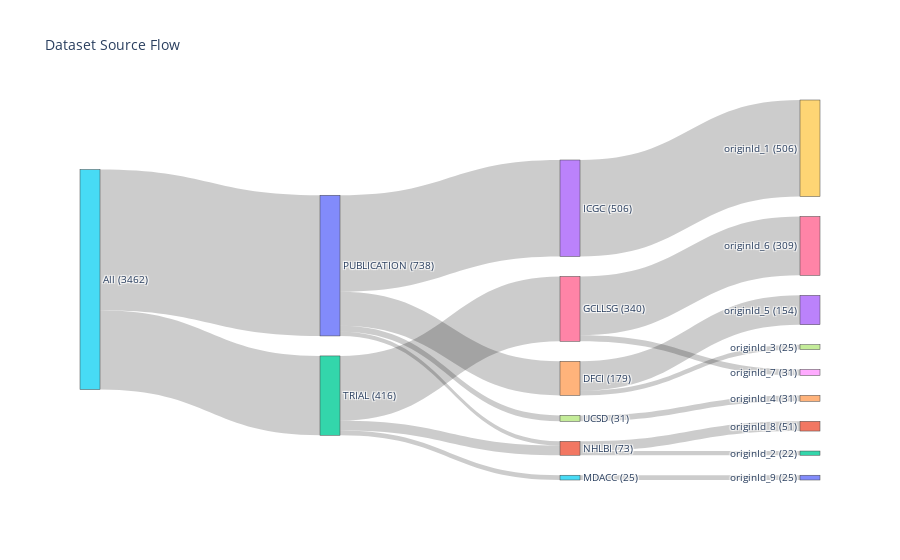

Source (notebook cell):
### Code cell
from plotly.graph_objects import Sankey

sources = []
targets = []
values = []

# Start from all to originType
grouped = df.groupby('originType').size().reset_index(name='count')
for i, row in grouped.iterrows():
    sources.append('All')
    targets.append(row['originType'])
    values.append(row['count'])


# Trial/Publication → Cohort
grouped1 = df.groupby(['originType', 'COHORT']).size().reset_index(name='count')
for i, row in grouped1.iterrows():
    sources.append(row['originType'])
    targets.append(row['COHORT'])
    values.append(row['count'])

# Cohort → originId
grouped2 = df.groupby(['COHORT', 'originId']).size().reset_index(name='count')
for i, row in grouped2.iterrows():
    sources.append(row['COHORT'])
    targets.append(f"originId_{row['originId']}")
    values.append(row['count'])

# Map labels to indices
labels = list(set(sources + targets))
label_indices = {label: i for i, label in enumerate(labels)}

# add count annotations to all the labels (based on their counts)
for i, label in enumerate(labels):
    if label.startswith('originId_'):
        origin_id = int(label.split('_')[1])
        if origin_id in originIdLabels:
            count = originIdLabels[origin_id]['count']
            labels[i] += f" ({count})"
    elif label in ['TRIAL', 'PUBLICATION']:
        count = df[df['originType'] == label].shape[0]
        labels[i] += f" ({count})"
    elif label in ['ICGC', 'NHLBI', 'DFCI', 'UCSD', 'GCLLSG', 'MDACC']:
        count = df[df['COHORT'] == label].shape[0]
        labels[i] += f" ({count})"
    elif label == 'All':
        labels[i] += f" ({sum(values)})"

fig = go.Figure(data=[go.Sankey(
    node=dict(label=labels),
    link=dict(
        source=[label_indices[s] for s in sources],
        target=[label_indices[t] for t in targets],
        value=values
    ))])

fig.update_layout(title_text="Dataset Source Flow", font_size=10)
fig.show()

### Figure 1 — Plotly figure (JSON) as saved in the notebook; plotly's stock layout.template omitted (floating-point values rounded to 4 significant figures)
{"data": [{"link": {"source": [5, 5, 0, 0, 0, 0, 12, 12, 12, 4, 4, 16, 16, 3, 15, 1, 1, 17], "target": [0, 12, 4, 3, 1, 17, 16, 15, 1, 7, 13, 6, 8, 9, 10, 2, 11, 14], "value": [738, 416, 179, 506, 22, 31, 340, 25, 51, 25, 154, 309, 31, 506, 25, 22, 51, 31]}, "node": {"label": ["PUBLICATION (738)", "NHLBI (73)", "originId_2 (22)", "ICGC (506)", "DFCI (179)", "All (3462)", "originId_6 (309)", "originId_3 (25)", "originId_7 (31)", "originId_1 (506)", "originId_9 (25)", "originId_8 (51)", "TRIAL (416)", "originId_5 (154)", "originId_4 (31)", "MDACC (25)", "GCLLSG (340)", "UCSD (31)"]}, "type": "sankey"}], "layout": {"font": {"size": 10}, "title": {"text": "Dataset Source Flow"}}}
